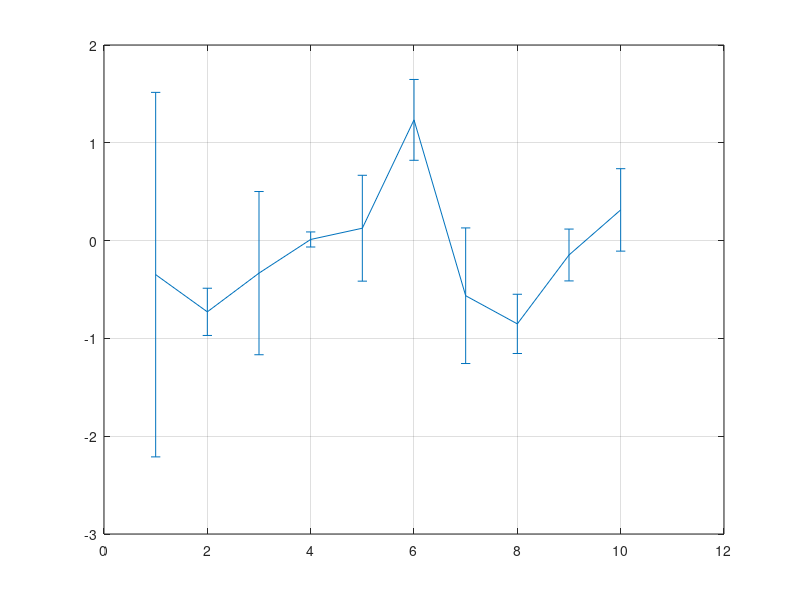

This figure's MATLAB source:
x = 1:10;                                           % Create Data (Independent Variable)
V1 = randn(1, 10);                                  % Create Data (Row Vectors)
V2 = randn(1, 10);
V12_sd = std([V1; V2]);                             % Standard Deviation
V12_mean = mean([V1; V2]);                          % Mean
figure(1)
errorbar(x, V12_mean, V12_sd)
grid
